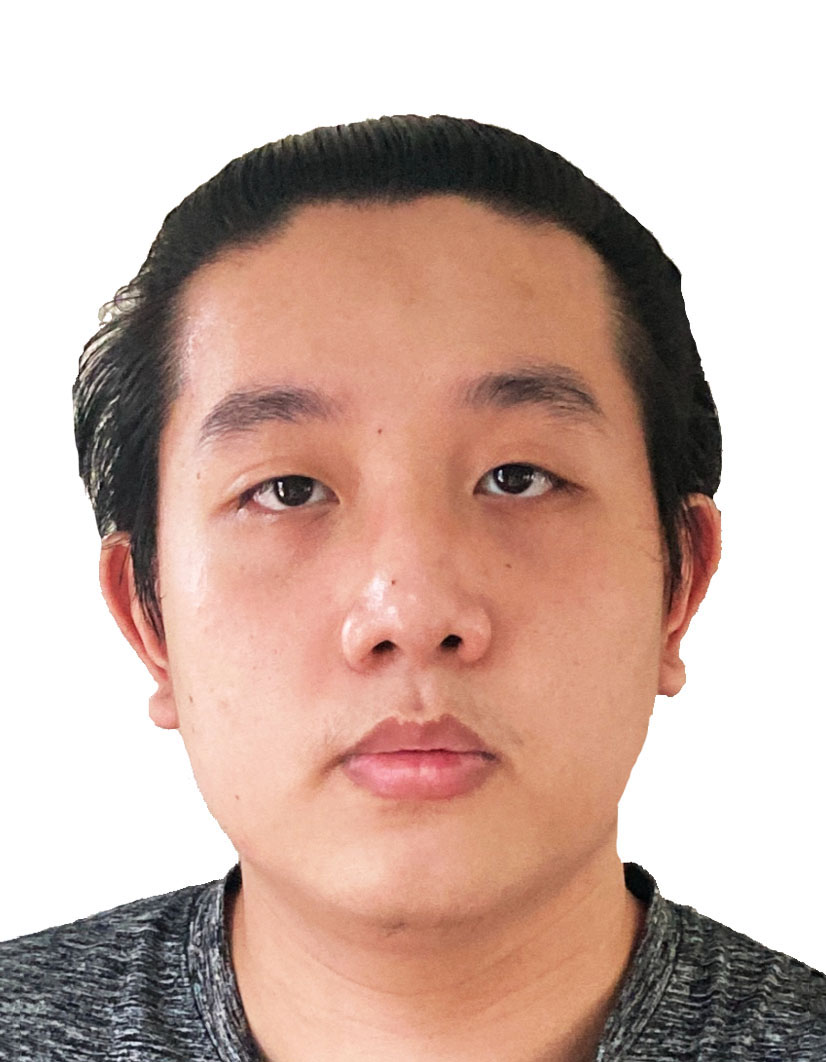
#> input picture lab4/MyFacePicSVRC.jpg, 826 x 1062 px, found by its file name
$ python thresholdminmax.py
#> lines starting #> are read from the running program, lines starting #| are printed output that depends on the picture; after the words box and inside, x2 and y2 are one past the last pixel; in counts of white or black regions, pixels touching at a corner belong together
import cv2
import numpy as np
import matplotlib.pyplot as plt
img = cv2.imread(r'D:\Lab\Telecommunication Lab\lab4\MyFacePicSVRC.jpg',0)
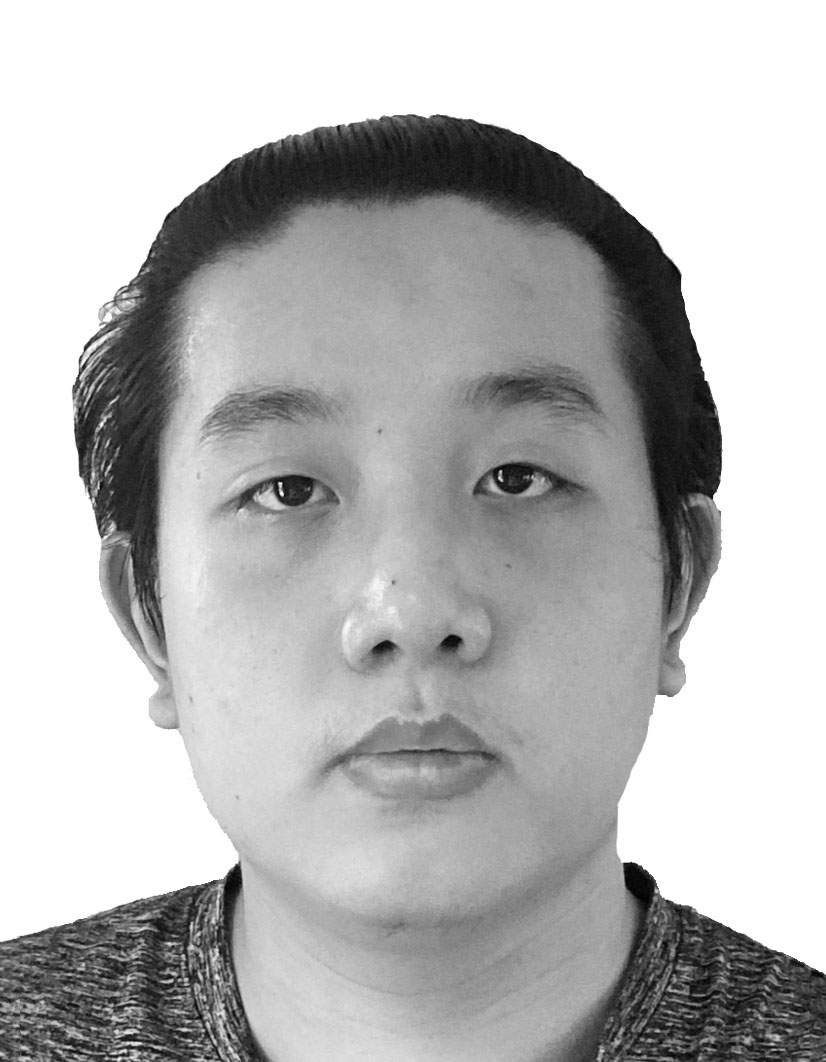
#> img: shape (1062, 826); min 0, max 255, mean 184
blur = cv2.GaussianBlur(img,(5,5),0)
mask = cv2.inRange(blur,160,190)
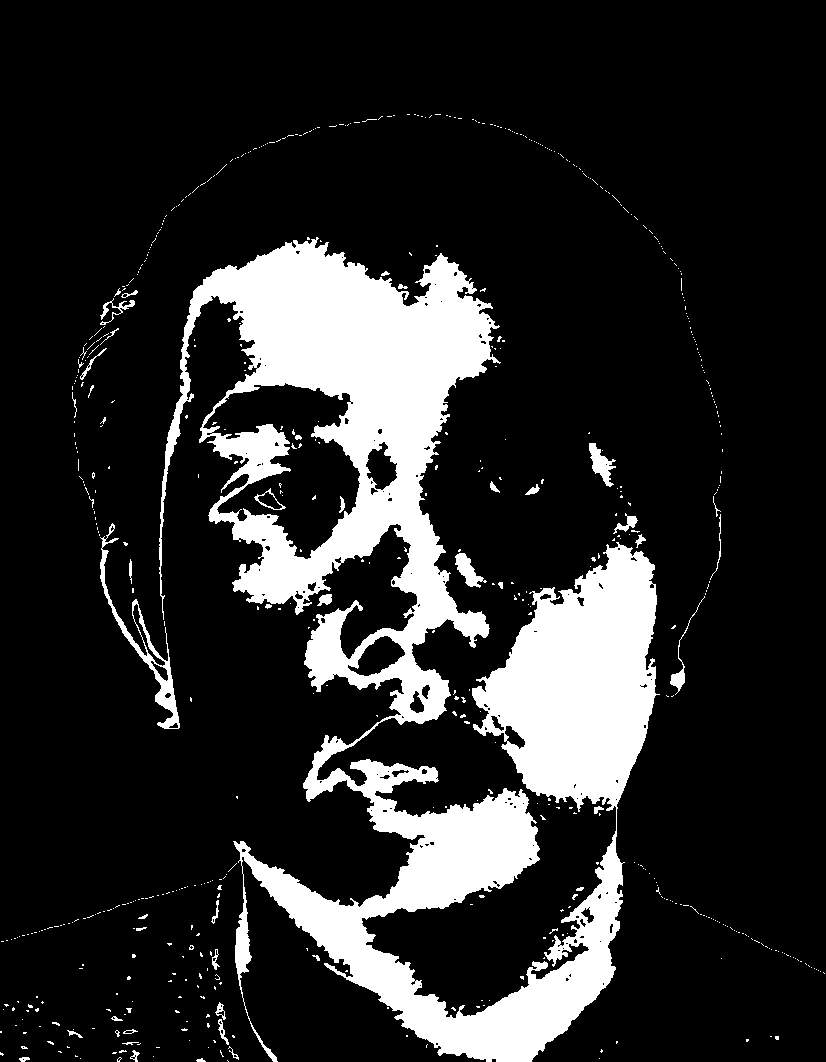
#> mask: shape (1062, 826); 16.5% white; 613 white regions (569 under 20 px), largest, box (x1, y1, x2, y2) and area: (159, 237, 660, 1062) 137216, (100, 523, 180, 729) 1927, (589, 443, 616, 487) 531
ret,th = cv2.threshold(mask,0,255,cv2.THRESH_BINARY+cv2.THRESH_OTSU)
#> ret = 0
plt.subplot(121)
plt.imshow(img,cmap='gray')
plt.title('Original Image')
plt.subplot(122)
plt.imshow(th,cmap='gray')
plt.title("Otsu's Thresholding")
plt.show()
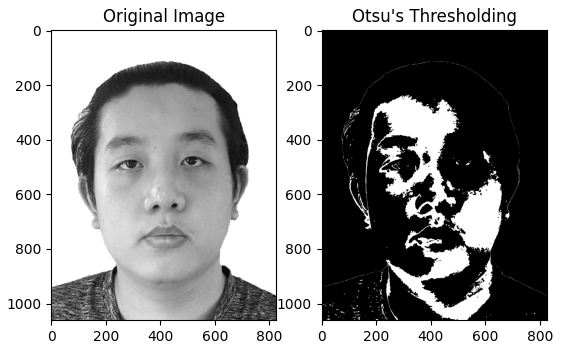
#> figure drawn by matplotlib, 2 panels

$ run again, with lab4/MyFacePic1.jpg copied over lab4/MyFacePicSVRC.jpg
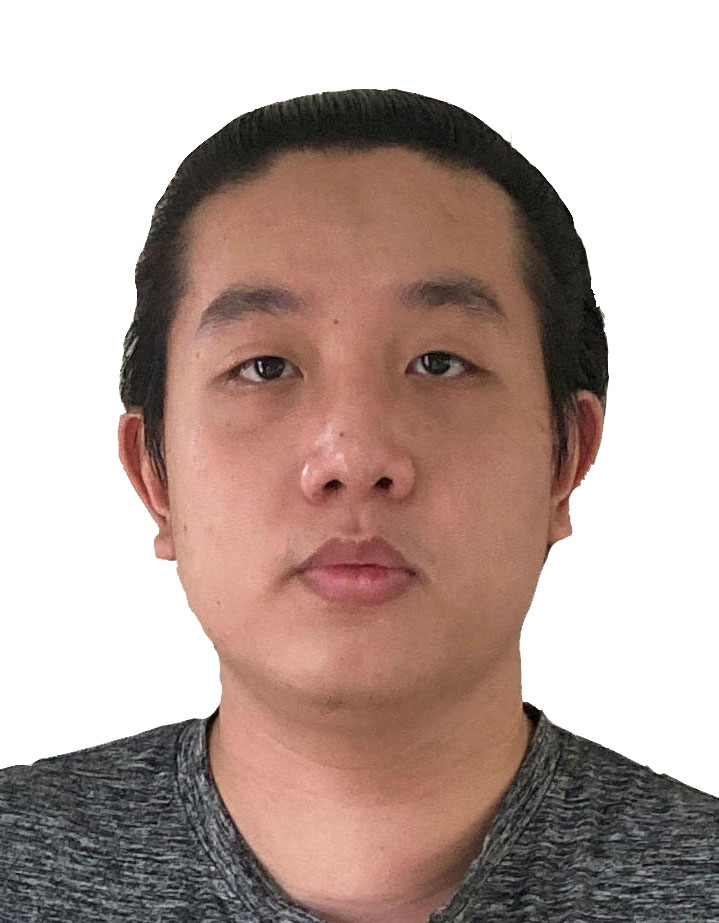
#> input picture lab4/MyFacePic1.jpg, 719 x 923 px, found by its file name
#> `mask = cv2.inRange(blur,160,190)`:
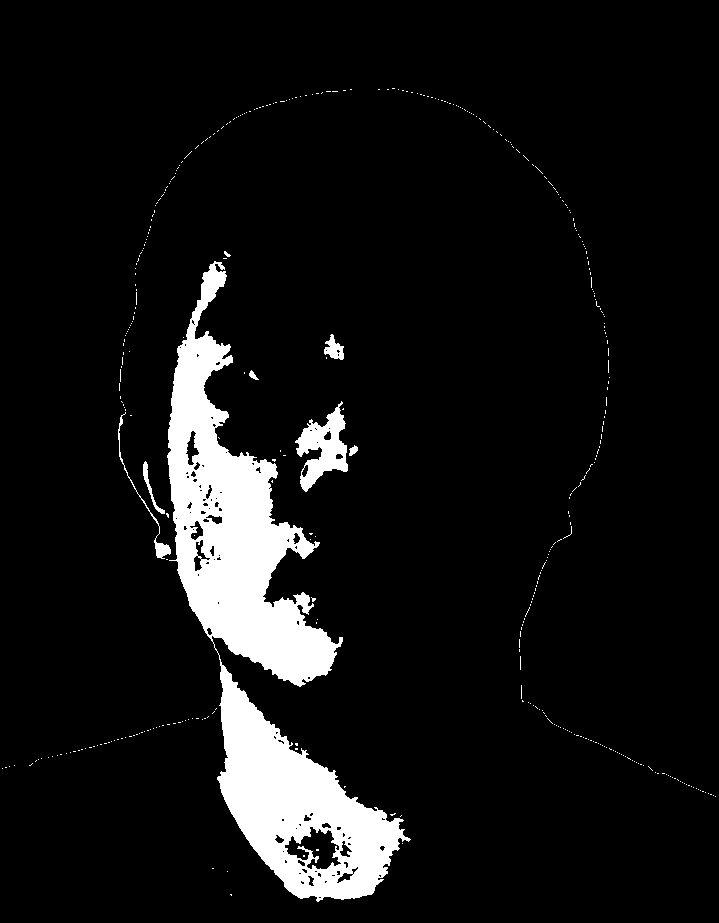
#> mask: shape (923, 719); 7.9% white; 412 white regions (404 under 20 px), largest, box (x1, y1, x2, y2) and area: (167, 261, 411, 902) 47874, (295, 401, 348, 492) 2263, (118, 412, 171, 559) 393
#> ret = 0
#> `plt.show()`:
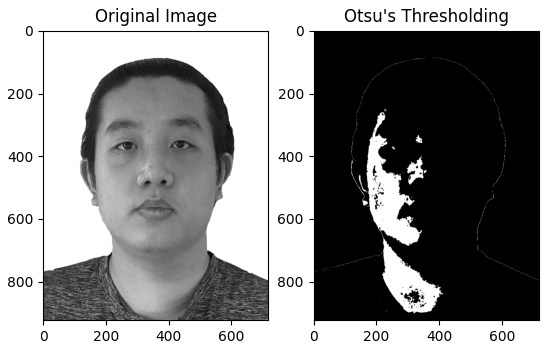
#> figure drawn by matplotlib, 2 panels

$ run again, with lab4/MyFacePic2.jpg copied over lab4/MyFacePicSVRC.jpg
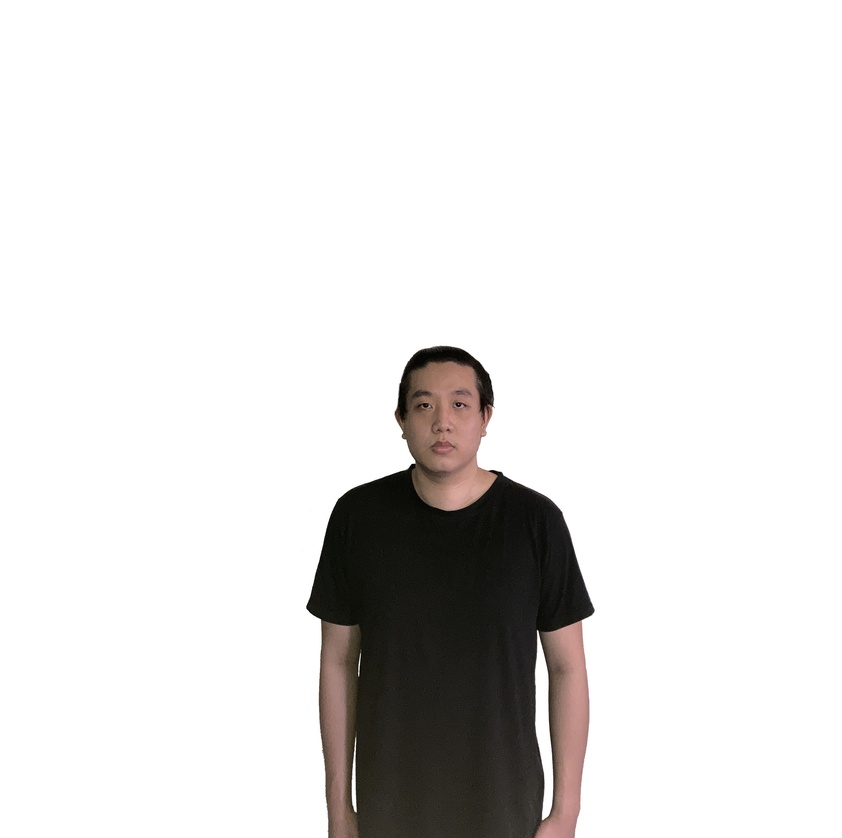
#> input picture lab4/MyFacePic2.jpg, 842 x 838 px, shrunk from 3024 x 3012 before the run, found by its file name
#> `mask = cv2.inRange(blur,160,190)`:
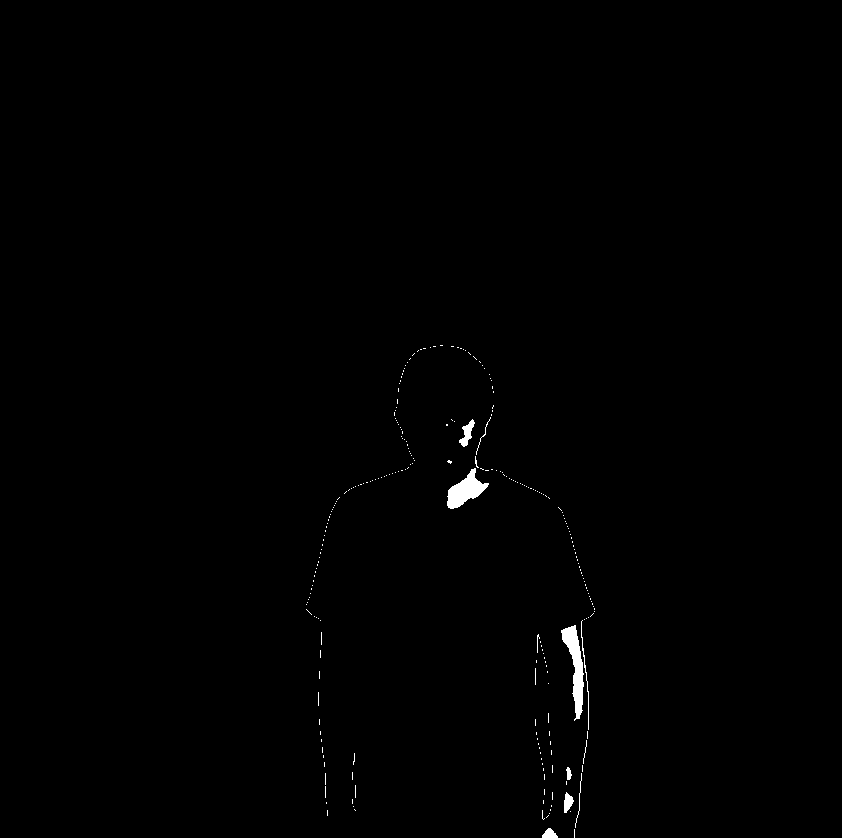
#> mask: shape (838, 842); 0.45% white; 260 white regions (249 under 20 px), largest, box (x1, y1, x2, y2) and area: (561, 625, 584, 721) 942, (447, 468, 489, 509) 813, (459, 419, 475, 447) 198
#> ret = 0
#> `plt.show()`:
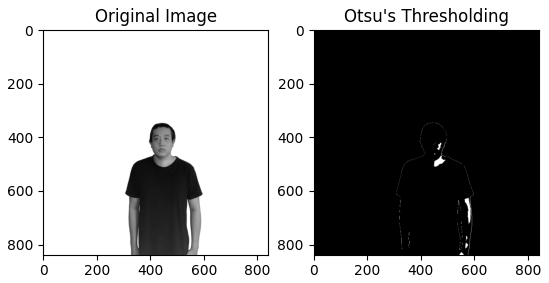
#> figure drawn by matplotlib, 2 panels

$ run again, with lab4/MyFacePic3.jpg copied over lab4/MyFacePicSVRC.jpg
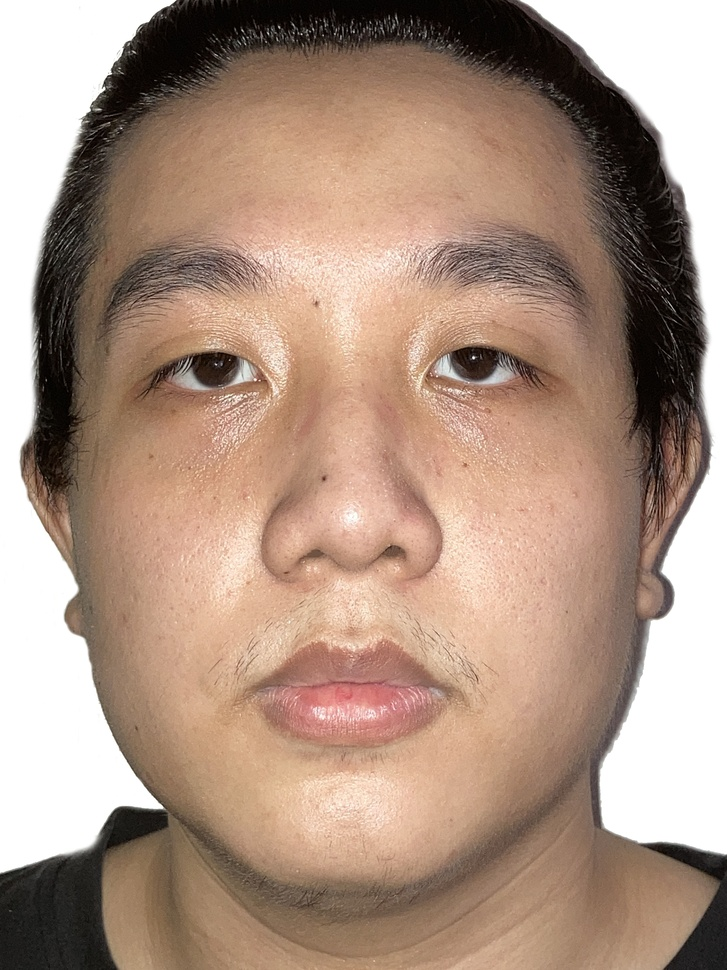
#> input picture lab4/MyFacePic3.jpg, 727 x 970 px, shrunk from 3024 x 4032 before the run, found by its file name
#> `mask = cv2.inRange(blur,160,190)`:
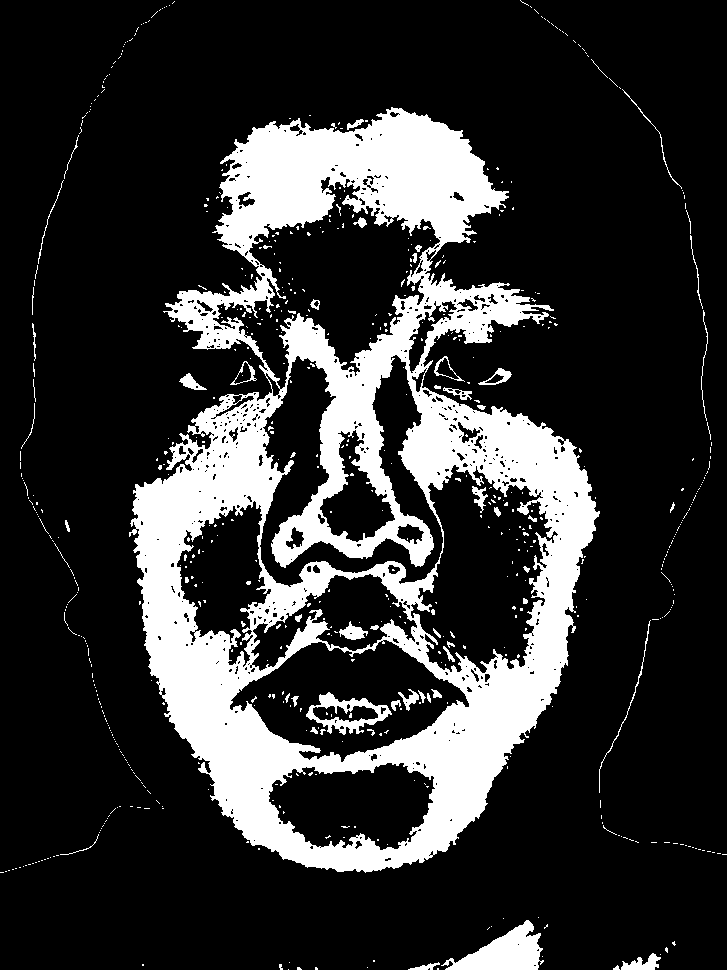
#> mask: shape (970, 727); 19.9% white; 641 white regions (585 under 20 px), largest, box (x1, y1, x2, y2) and area: (129, 107, 600, 873) 129968, (441, 920, 544, 970) 2582, (306, 692, 392, 735) 1278
#> ret = 0
#> `plt.show()`:
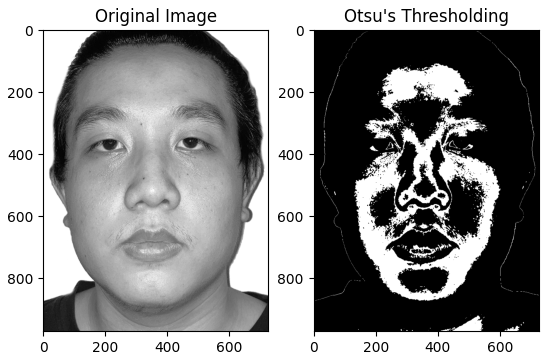
#> figure drawn by matplotlib, 2 panels
